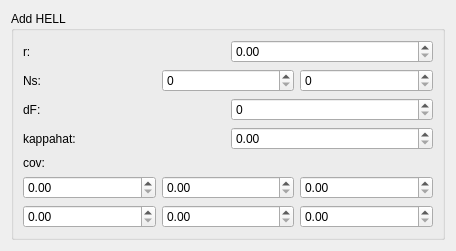
<?xml version="1.0" encoding="UTF-8"?>
<ui version="4.0">
 <class>Form</class>
 <widget class="QWidget" name="Form">
  <property name="geometry">
   <rect>
    <x>0</x>
    <y>0</y>
    <width>456</width>
    <height>232</height>
   </rect>
  </property>
  <property name="windowTitle">
   <string>Form</string>
  </property>
  <layout class="QHBoxLayout" name="horizontalLayout_5">
   <item>
    <widget class="QGroupBox" name="groupBox">
     <property name="toolTip">
      <string/>
     </property>
     <property name="title">
      <string>Add HELL</string>
     </property>
     <layout class="QVBoxLayout" name="verticalLayout">
      <item>
       <layout class="QHBoxLayout" name="horizontalLayout">
        <item>
         <widget class="QLabel" name="label">
          <property name="toolTip">
           <string>total misﬁt</string>
          </property>
          <property name="text">
           <string>r:</string>
          </property>
         </widget>
        </item>
        <item>
         <widget class="QDoubleSpinBox" name="r"/>
        </item>
       </layout>
      </item>
      <item>
       <layout class="QHBoxLayout" name="horizontalLayout_2">
        <item>
         <widget class="QLabel" name="label_2">
          <property name="toolTip">
           <string>number of data points and segment length</string>
          </property>
          <property name="text">
           <string>Ns:</string>
          </property>
         </widget>
        </item>
        <item>
         <widget class="QSpinBox" name="ns_n"/>
        </item>
        <item>
         <widget class="QSpinBox" name="ns_s"/>
        </item>
       </layout>
      </item>
      <item>
       <layout class="QHBoxLayout" name="horizontalLayout_3">
        <item>
         <widget class="QLabel" name="label_3">
          <property name="toolTip">
           <string>number of data points and segment length</string>
          </property>
          <property name="text">
           <string>dF:</string>
          </property>
         </widget>
        </item>
        <item>
         <widget class="QSpinBox" name="df"/>
        </item>
       </layout>
      </item>
      <item>
       <layout class="QHBoxLayout" name="horizontalLayout_4">
        <item>
         <widget class="QLabel" name="label_4">
          <property name="toolTip">
           <string>Quality factor</string>
          </property>
          <property name="text">
           <string>kappahat:</string>
          </property>
         </widget>
        </item>
        <item>
         <widget class="QDoubleSpinBox" name="kappa"/>
        </item>
       </layout>
      </item>
      <item>
       <widget class="QLabel" name="label_5">
        <property name="toolTip">
         <string>Covariance matrix</string>
        </property>
        <property name="text">
         <string>cov:</string>
        </property>
       </widget>
      </item>
      <item>
       <layout class="QGridLayout" name="gridLayout">
        <item row="0" column="0">
         <widget class="QDoubleSpinBox" name="cov_1"/>
        </item>
        <item row="0" column="1">
         <widget class="QDoubleSpinBox" name="cov_2"/>
        </item>
        <item row="0" column="2">
         <widget class="QDoubleSpinBox" name="cov_3"/>
        </item>
        <item row="1" column="0">
         <widget class="QDoubleSpinBox" name="cov_4"/>
        </item>
        <item row="1" column="1">
         <widget class="QDoubleSpinBox" name="cov_5"/>
        </item>
        <item row="1" column="2">
         <widget class="QDoubleSpinBox" name="cov_6"/>
        </item>
       </layout>
      </item>
     </layout>
    </widget>
   </item>
  </layout>
 </widget>
 <resources/>
 <connections/>
</ui>
